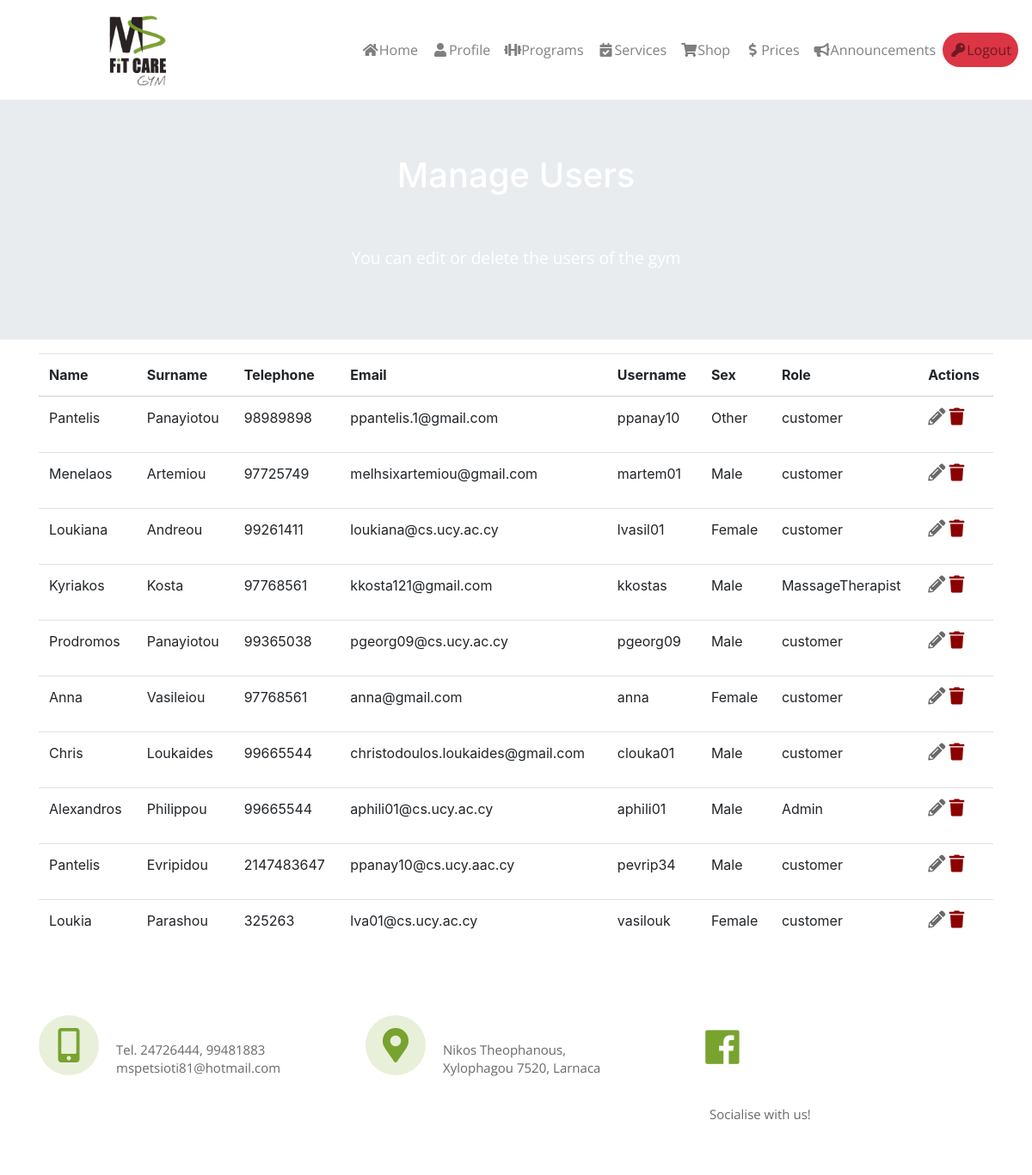
Page /registration/profile/seeUsers.php (signed in) on the committed database.
### tables this page shows
CREATE TABLE IF NOT EXISTS `customers` (
  `customer_id` int(11) NOT NULL AUTO_INCREMENT,
  `name` text,
  `surname` text NOT NULL,
  `telephone` int(18) NOT NULL,
  `email` text NOT NULL,
  `username` text NOT NULL,
  `password` text NOT NULL,
  `sex` enum('Male','Female','Other') NOT NULL,
  `program` varchar(250) NOT NULL,
  `role` enum('Admin','customer','physiotherapist','coach','MassageTherapist') NOT NULL DEFAULT 'customer',
  PRIMARY KEY (`customer_id`)
);

### registration/profile/seeUsers.php (the view, shortened to what this page needs)
<?php
include("../announcements/connect1.php");
?>
<!DOCTYPE html>
<html lang="en">
<head>
  <link rel="stylesheet" href="https://maxcdn.bootstrapcdn.com/bootstrap/4.2.1/css/bootstrap.min.css">
  <link rel="stylesheet" href="https://use.fontawesome.com/releases/v5.6.3/css/all.css">
  <link rel="stylesheet" href="../css/style.css">
</head>
<body>
    <?php if (!($_SERVER['HTTP_X_REQUESTED_WITH'] == "com.example.gym")) { ?>
    <nav class="navbar navbar-expand-lg navbar-light bg-custom">
   <div class="collapse navbar-collapse" id="navbarSupportedContent">
      <a class="navbar-brand ml-auto mx-auto" href="#">
          <img src="../img/logo-test.png" alt="" width="70" height="90">
        </a>
     <ul class="navbar-nav navbar-light bg-light ml-auto">
      <li class="nav-item">
        <a class="nav-link" href="../index.php"><i class="fas fa-home fa-fw"> </i>Home </a>
      </li>
      <li class="nav-item">
          <a class="nav-link" href="../profile/profile.php"> <i class="fas fa-user fa-fw"></i>Profile</a>
      </li>
     <li class="nav-item">
        <a class="nav-link" href="../programs/program.php"><i class="fas fa-dumbbell fa-fw"></i>Programs</a>
      </li>
          <li class="nav-item">
        <a class="nav-link" href="../services/services.php"><i class="fas fa-calendar-check fa-fw"></i>Services</a>
      </li>
         <li class="nav-item">
        <a class="nav-link" href="../shop/shop.php"><i class="fas fa-shopping-cart fa-fw"></i>Shop</a>
      </li>
         <li class="nav-item">
        <a class="nav-link" href="../prices/prices.php"><i class="fas fa-dollar-sign fa-fw"></i>Prices</a>
      </li>
         <li class="nav-item">
        <a class="nav-link" href="../announcements/announcement.php"><i class="fas fa-bullhorn fa-fw"></i>Announcements</a>
      </li>
         <li class="nav-item">
             <?php if(!isset($_SESSION['customer_id'])){ ?>
        <a class="nav-link" href="registration/login.php"><i class="fas fa-key fa-fw"></i>Login</a>
            <?php } else { ?>
        <a class="nav-link btn-danger round" id="logout" href="../registration/logout.php"><i class="fas fa-key fa-fw"></i>Logout</a>
             <?php } ?>
      </li>
    </ul>
  </div>
</nav>
<?php } ?>
     <div class="jumbotron profile-cover profile-space jumbotron-fluid" id="top-jumpo">
  <div class="container  text-center">
      <h1 class="text-center welcome">Manage Users</h1>
      <div class="row  main-content">
          <p class="mx-auto"> You can edit or delete the users of the gym</p>
      </div>
         </div>
    </div>
 <div class="profile-section mx-auto">
        <div class="container py-3 ">
             <table class="table table-hover table-edit">
                <thead>
                <tr>
                <th>Name</th>
                <th>Surname</th>
                <th>Telephone</th>
                <th>Email</th>
                <th>Username</th>
                <th>Sex</th>
                <th>Role</th>
                <th>Actions</th>
                </tr>
                </thead>
                <tbody>
     <?php mysqli_select_db($conn,"database");
            $sql=mysqli_query($conn,"select * from customers");
         while ($row=mysqli_fetch_array($sql)) { ?>
            <tr>
                <td><p ><?php echo $row["name"]; ?></p></td>
                <td><p><?php echo $row["surname"]; ?></p></td>
                <td> <p> <?php echo $row["telephone"]; ?></p></td>
              <td> <p> <?php echo $row["email"]; ?></p></td>
                <td> <p><?php echo $row["username"]; ?></p></td>
                <td> <p><?php echo $row["sex"]; ?></p></td>
                <td><p><?php echo $row["role"]; ?></p></td>
                <td><?php  echo ' <a href="editU.php?customer_id='.$row["customer_id"].' "> <i class="fas fa-pencil-alt"></i></a>
        <a href="deleteU.php?customer_id='.$row["customer_id"].'"> <i class="fa fa-trash"></i> </a>'; ?> </td>
                </tr>
            <?php } ?>
                </tbody>
            </table>
            <br>
        </div>
    </div>
     <footer class="page-footer top-menu color-footer">
      <div class="container">
							<div class="row">
								<div class="col-md-4 py-4">
								 <i class="fas fa-mobile-alt mx-auto"></i>
                                    <div class="loc">
										<p> Tel. 24726444, 99481883 <br> mspetsioti81@hotmail.com</p>
									</div>
								</div>
								<div class="col-md-4 py-4">
                                    <i class="fas fa-map-marker-alt mx-auto"></i>
                                    <div class="loc">
										<p> Nikos Theophanous,<br> Xylophagou 7520, Larnaca</p>
									</div>
                                        </div>
								<div class="col-md-3 py-4">
                                       <a href="http://facebook.com">    <i class="fab fa-facebook mx-auto"></i>        </a>
                                    <div class="loc">
										<p> Socialise with us!</p>
									</div>
								</div>
							</div>
				</div>
  </footer>
    </body>
</html>

### css/style.css (style rules this page uses)
body { overflow-x: hidden; }
.nav-item a { font-family: 'Open Sans', sans-serif; }
.bg-custom { background-color: white; }
.nav-item { background-color: white; }
.main-content { color: white; font-size: 1.2rem; font-family: 'Open Sans', sans-serif; }
.welcome { color: white; padding-bottom: 50px; }
.round { border-radius: 28px; border: none; }
.color-footer { background-color: #16425B; }
.color-footer p { color: aliceblue; }
i.fas.fa-mobile-alt { position: relative; width: 70px; bottom: 10px; padding: 15px; border-radius: 50%; background-color: #e8f0d9; color: #78a32f; font-size:40px; float:left; display:block; text-align:center; }
i.fas.fa-map-marker-alt { position: relative; width: 70px; bottom: 10px; padding: 15px; border-radius: 50%; background-color: #e8f0d9; color: #78a32f; font-size:40px; float:left; display:block; text-align:center; }
i.fa.fa-trash { color: darkred; font-size: 20px; }
i.fas.fa-pencil-alt { color: dimgray; font-size: 20px; }
i.fab.fa-facebook { position: relative; width: 70px; bottom: 10px; padding: 15px; border-radius: 50%; font-size:45px; color: #78a32f; text-align:center; }
.loc { padding: 20px; color: dimgray; display: table-cell; vertical-align: top; font-style:'Open Sans', sans-serif; font-size:15px; line-height:1.43em; }
#top-jumpo { margin-bottom: 0; }
.color-footer { background-color: white; }
.page-footer { height: 100%; font-family: 'Open Sans', sans-serif; }
.page-footer p { color: dimgray; }

### rows in the picture
customers: name "Pantelis", surname "Panayiotou", telephone "98989898", email "ppantelis.1@gmail.com", username "ppanay10", sex "Other", role "customer"
customers: name "Menelaos", surname "Artemiou", telephone "97725749", email "melhsixartemiou@gmail.com", username "martem01", sex "Male", role "customer"
customers: name "Loukiana", surname "Andreou", telephone "99261411", email "loukiana@cs.ucy.ac.cy", username "lvasil01", sex "Female", role "customer"
customers: name "Kyriakos", surname "Kosta", telephone "97768561", email "kkosta121@gmail.com", username "kkostas", sex "Male", role "MassageTherapist"
customers: name "Prodromos", surname "Panayiotou", telephone "99365038", email "pgeorg09@cs.ucy.ac.cy", username "pgeorg09", sex "Male", role "customer"
customers: name "Anna", surname "Vasileiou", telephone "97768561", email "anna@gmail.com", username "anna", sex "Female", role "customer"
customers: name "Chris", surname "Loukaides", telephone "99665544", email "christodoulos.loukaides@gmail.com", username "clouka01", sex "Male", role "customer"
customers: name "Alexandros", surname "Philippou", telephone "99665544", email "aphili01@cs.ucy.ac.cy", username "aphili01", sex "Male", role "Admin"
customers: name "Pantelis", surname "Evripidou", telephone "2147483647", email "ppanay10@cs.ucy.aac.cy", username "pevrip34", sex "Male", role "customer"
customers: name "Loukia", surname "Parashou", telephone "325263", email "lva01@cs.ucy.ac.cy", username "vasilouk", sex "Female", role "customer"
